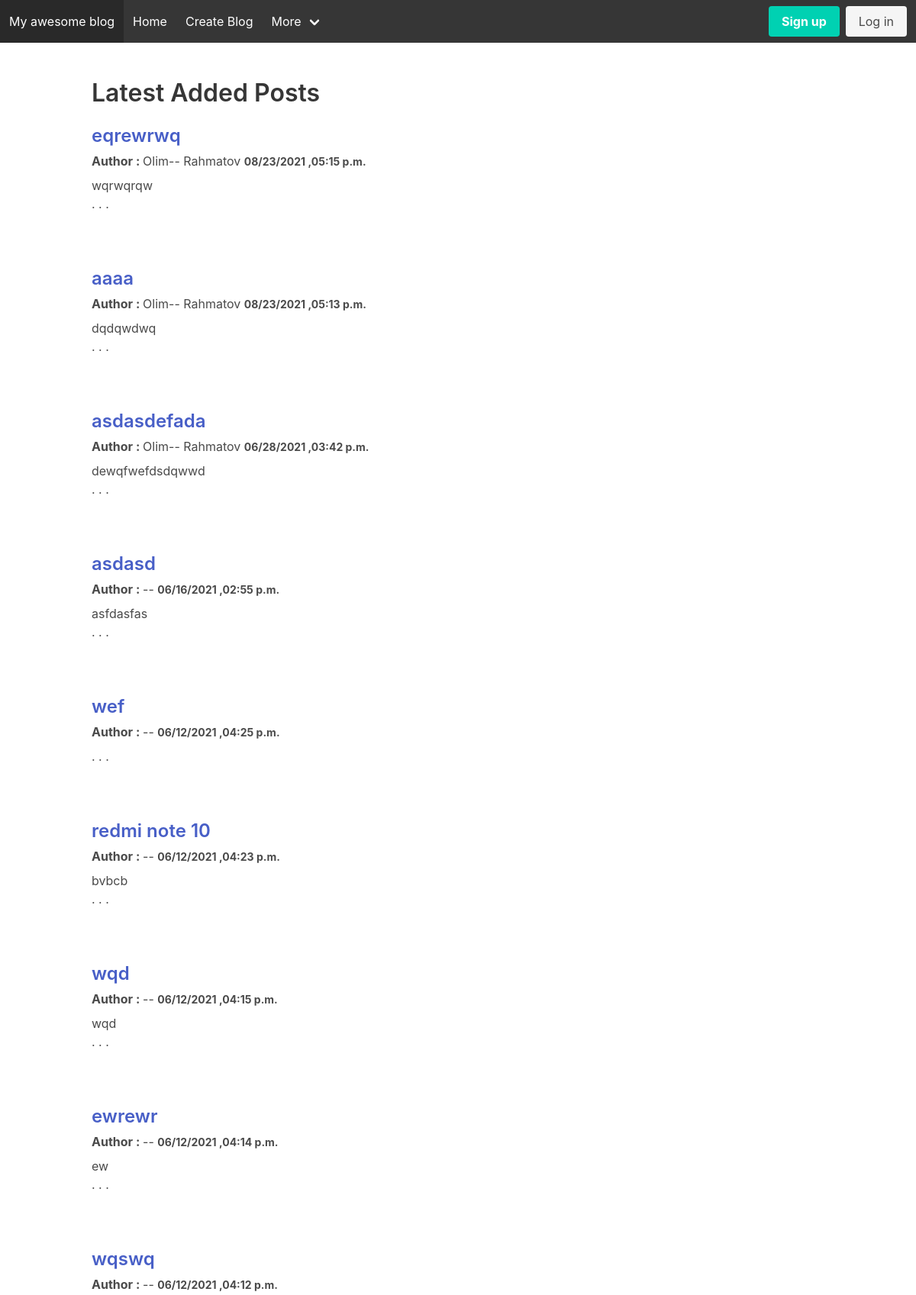
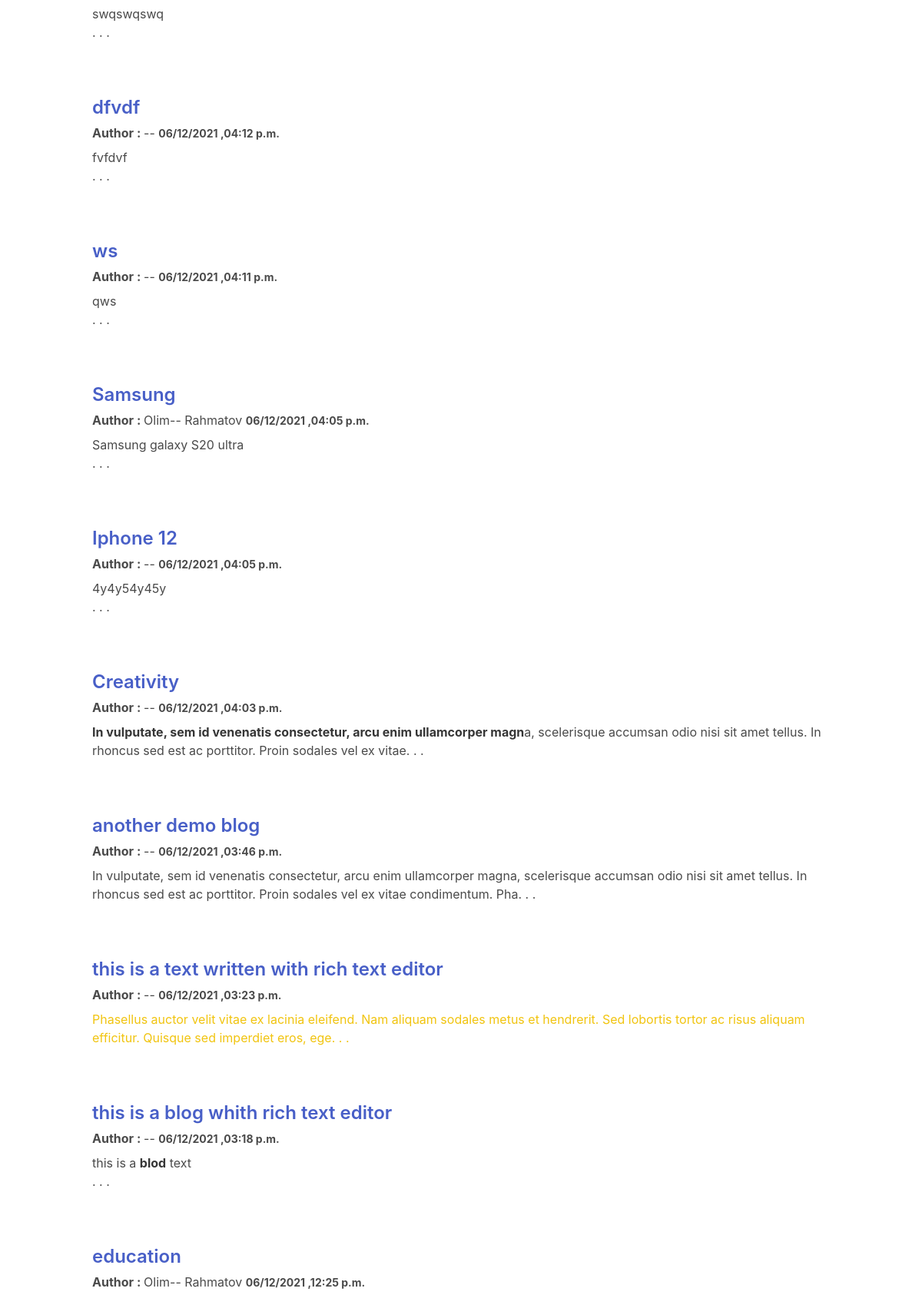
The page / (upper part) on the database its author committed (2 pictures, top to bottom).
### mainapp/models.py (models this page shows, shortened)
class Post(models.Model):
    title = models.CharField(max_length=255)
    slug = models.SlugField('Slug', max_length=255, unique=True)
    body = RichTextField(blank=True, null = True)
    author = models.ForeignKey(User, on_delete=models.CASCADE, null=True, blank=True)
    publicate = models.BooleanField('Publicate', default=False)
    date = models.DateTimeField('Date', default=timezone.now)
    class Meta:
        verbose_name = 'Post'
        verbose_name_plural = 'Posts'

### mainapp/views.py (the view)
# urls.py: path('', views.index, name='index'),
def index(request):
    post = Post.objects.order_by('-date')
    print()
    context = {
        'post': post
    }
    return render(request, 'index.html', context)

### templates/index.html (shortened to what this page needs)
{% extends 'base.html' %}
{% load static %}
{% block content %}
    <h1 class="title">Latest Added Posts</h1>
    <ul>
        {% for post in post %}
            <li>
                <p class="title is-4 mb-2"><a href="{% url 'post_detail' post.pk %}">{{post.title}} </a> </p>   <span><b>Author : </b></span>{{post.author.first_name}}-- {{post.author.last_name}}
                <small><b> {{post.date|date:"SHORT_DATE_FORMAT"}}  ,{{post.date|time:"h:i a"}}</b> </small>
                <br>
                <p class="mt-2">{{post.body|slice:'0:200'|safe}}. . .
                </p>
                <br>
                <br><br>
            </li>
        {% endfor %}
    </ul>
{% endblock %}

### rows shown on the page
Post: title "eqrewrwq", author.first_name "Olim", author.last_name "Rahmatov", date "08/23/2021", date "05:15 p.m.", body "wqrwqrqw"
Post: title "aaaa", author.first_name "Olim", author.last_name "Rahmatov", date "08/23/2021", date "05:13 p.m.", body "dqdqwdwq"
Post: title "asdasdefada", author.first_name "Olim", author.last_name "Rahmatov", date "06/28/2021", date "03:42 p.m.", body "dewqfwefdsdqwwd"
Post: title "asdasd", date "06/16/2021", date "02:55 p.m.", body "asfdasfas"
Post: title "wef", date "06/12/2021", date "04:25 p.m."
Post: title "redmi note 10", date "06/12/2021", date "04:23 p.m.", body "bvbcb"
Post: title "wqd", date "06/12/2021", date "04:15 p.m.", body "wqd"
Post: title "ewrewr", date "06/12/2021", date "04:14 p.m.", body "ew"
Post: title "wqswq", date "06/12/2021", date "04:12 p.m.", body "swqswqswq"
Post: title "dfvdf", date "06/12/2021", date "04:12 p.m.", body "fvfdvf"
Post: title "ws", date "06/12/2021", date "04:11 p.m.", body "qws"
Post: title "Samsung", author.first_name "Olim", author.last_name "Rahmatov", date "06/12/2021", date "04:05 p.m.", body "Samsung galaxy S20 ultra"
Post: title "Iphone 12", date "06/12/2021", date "04:05 p.m.", body "4y4y54y45y"
Post: title "Creativity", date "06/12/2021", date "04:03 p.m.", body "In vulputate, sem id venenatis consectetur, arcu enim ullamcorper magn a, scelerisque accumsan odio nisi sit amet tellus. In rhoncus sed est ac porttitor. Proin sodales vel ex vitae"
Post: title "another demo blog", date "06/12/2021", date "03:46 p.m.", body "In vulputate, sem id venenatis consectetur, arcu enim ullamcorper magna, scelerisque accumsan odio nisi sit amet tellus. In rhoncus sed est ac porttitor. Proin sodales vel ex vitae condimentum. Pha"
Post: title "this is a text written with rich text editor", date "06/12/2021", date "03:23 p.m.", body "Phasellus auctor velit vitae ex lacinia eleifend. Nam aliquam sodales metus et hendrerit. Sed lobortis tortor ac risus aliquam efficitur. Quisque sed imperdiet eros, ege"
Post: title "this is a blog whith rich text editor", date "06/12/2021", date "03:18 p.m.", body "this is a blod text"
Post: title "education", author.first_name "Olim", author.last_name "Rahmatov", date "06/12/2021", date "12:25 p.m."
